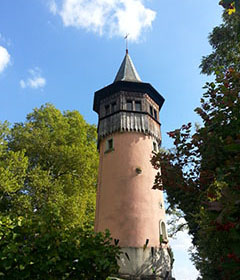
//> input picture sample-source/OPENCVBook/chapter06/image/pixel_test.jpg, 240 x 280 px
$ ./draw_histogram   (built with g++ and OpenCV 4)
//> lines starting //> are read from the running program, lines starting //| are printed output that depends on the picture; after the words box and inside, x2 and y2 are one past the last pixel; in counts of white or black regions, pixels touching at a corner belong together
#include <opencv2/opencv.hpp>

using namespace std;
using namespace cv;

void calc_histogram(const Mat &image, Mat &hist, int bins, int range_max = 256)
{
    /* 히스토 그램 계급 갯수 */
    int histSize[] = {bins};
    /* 0번 채널 화소값 범위 */
    float range[] = {0, (float)range_max};
    /* 채널 목록 - 단일 채널 */
    int channels[] = {0};
    /* 모든 채널 화소 범위 */
    const float *ranges[] = {range};
    /* 단일 채널 히스토그램 계산 */
    calcHist(&image, 1, channels, Mat(), hist, 1, histSize, ranges);
}

void draw_histogram(Mat hist, Mat &hist_img, Size size = Size(256, 200))
{
    /* 그래프 행렬 */
    hist_img = Mat(size, CV_8U, Scalar(255));
    /* 한 계급 너비 */
    float bin = (float)hist_img.cols / hist_img.rows;
    /*
     * void normalize(InputArray src, OutputArray dst, double alpha=1, double beta=0, int norm_type=NORM_L2, int dtype=-1, InputArray mask=noArray() )
     * void normalize(const SparseMat& src, SparseMat& dst, double alpha, int normType)
     * 배열의 표준 또는 값 범위를 정규화합니다.
     * src
     * 입력 배열
     * dst
     * 입력 배열과 같은 출력 배열
     * alpha
     * 범위 정규화의 경우 정규화 할 표준 값 또는 하위 범위 경계
     * beta
     * 범위 정규화의 경우 상위 범위 경계 표준 정규화에 사용되지 않는다.
     * norm_type
     * 정규화 유헝
     * dtype
     * 음수인 경우 출력 배열의 형식은 입력 배열
     * 그렇지 않다면 입력 배열과 깊이와 채널 수가 동일 합니다. = CV_MAT_DEPTH(dtype)
     * mask
     * 옵션 작업 마스크
     *
     */

    normalize(hist, hist, 0, hist_img.rows, NORM_MINMAX);

    for(int i = 0; i < hist.rows; i++)
    {
        /* 막대 사각형 시작 x 좌표 */
        float start_x = i * bin;
        /* 막대 사각형 종료 x 좌표 */
        float end_x = (i+1) * bin;
        Point2f pt1(start_x, 0);
        Point2f pt2(end_x, hist.at<uchar>(i));

        if(pt2.y > 0)
        {
            /* 막대 그래프 그리기 */
            rectangle(hist_img, pt1, pt2, Scalar(0), -1);
        }
    }
    /**
     * void flip(InputArray src, OutputArray dst, int flipCode)
     * 입력된 2차원 배열을 수직, 수평, 양축으로 뒤집는다.
     * InputArray src
     * 입력 배열
     * OutputArray dst
     * 출력 배열
     * int flipCode
     * 배열을 뒤집는 축
     * 0 x축을 기준으로 위아래를 뒤집는다.
     * 1 y축을 기준으로 좌우를 뒤집는다.
     * -1 양축(x축, y축 모두)을 기준으로 뒤집는다.
     */
    /* x 축 기준 영상 뒤집기 */
    flip(hist_img, hist_img, 0);
}

int main()
{
    Mat image = imread("../image/pixel_test.jpg", IMREAD_GRAYSCALE);
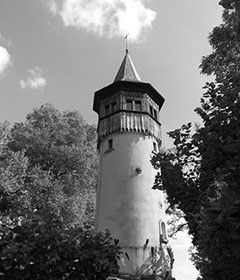
//> image: 280 rows x 240 cols, CV_8UC1; min 0, max 255, mean 115.7
    /* 예외 처리 */
    CV_Assert(!image.empty());

    Mat hist, hist_img;
    /* 히스토 그램 계산 */
    calc_histogram(image, hist, 256);
//> in calc_histogram, `calcHist(&image, 1, channels, Mat(), hist, 1, histSize, ranges);`: hist = 256 values, max 1175 at index 171, min 51 at index 1, mean 262.5
    /* 그래프 그리기 */
    draw_histogram(hist, hist_img);
//> in draw_histogram, `hist_img = Mat(size, CV_8U, Scalar(255));`: hist_img: 200 rows x 256 cols, CV_8UC1; every value is 255
//> in draw_histogram, `normalize(hist, hist, 0, hist_img.rows, NORM_MINMAX);`: hist = 256 values, max 200 at index 171, min 0 at index 1, mean 37.63
//> the loop in draw_histogram, `for(int i = 0; i < hist.rows; i++)` made 256 passes
//> pt2 on passes 1 to 3: Point(1.28, 194), Point(2.56, 227), Point(3.84, 150)
//> after the loop in draw_histogram, `for(int i = 0; i < hist.rows; i++)`:
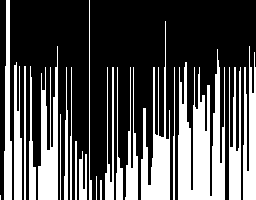
//> hist_img: 200 rows x 256 cols, CV_8UC1; 32.4% white; 22 white regions (1 under 20 px), largest, box (x1, y1, x2, y2) and area: (178, 49, 225, 200) 4376, (141, 21, 170, 200) 2081, (38, 46, 58, 200) 1801
//> in draw_histogram, `flip(hist_img, hist_img, 0);`:
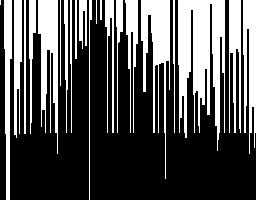
//> hist_img: 200 rows x 256 cols, CV_8UC1; 32.4% white; 22 white regions (1 under 20 px), largest, box (x1, y1, x2, y2) and area: (178, 0, 225, 151) 4376, (141, 0, 170, 179) 2081, (38, 0, 58, 154) 1801

    imshow("image", image);
    imshow("hist_img", hist_img);

    waitKey();

    return 0;
}

$ run again, with sample-source/OPENCVBook/chapter06/image/bright.jpg copied over sample-source/OPENCVBook/chapter06/image/pixel_test.jpg
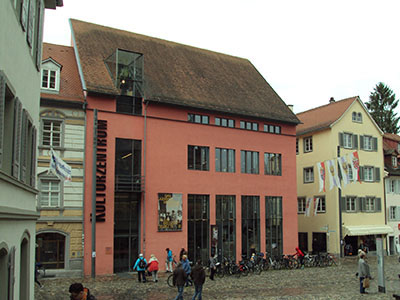
//> input picture sample-source/OPENCVBook/chapter06/image/bright.jpg, 400 x 300 px
//> in calc_histogram, `calcHist(&image, 1, channels, Mat(), hist, 1, histSize, ranges);`: hist = 256 values, max 19870 at index 255, min 5 at index 237, mean 468.8
//> in draw_histogram, `normalize(hist, hist, 0, hist_img.rows, NORM_MINMAX);`: hist = 256 values, max 200 at index 255, min 0 at index 237, mean 4.67
//> the loop in draw_histogram, `for(int i = 0; i < hist.rows; i++)` made 256 passes
//> pt2 on passes 1 to 3: Point(1.28, 163), Point(2.56, 56), Point(3.84, 157)
//> after the loop in draw_histogram, `for(int i = 0; i < hist.rows; i++)`:
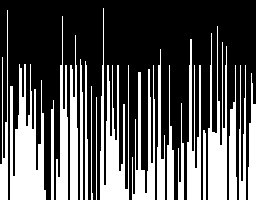
//> hist_img: 200 rows x 256 cols, CV_8UC1; 34.1% white; 20 white regions, largest, box (x1, y1, x2, y2) and area: (10, 64, 46, 200) 3035, (100, 8, 129, 200) 2284, (208, 26, 227, 200) 1857
//> in draw_histogram, `flip(hist_img, hist_img, 0);`:
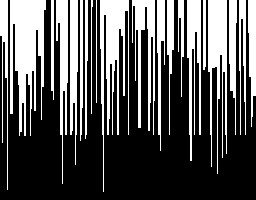
//> hist_img: 200 rows x 256 cols, CV_8UC1; 34.1% white; 20 white regions, largest, box (x1, y1, x2, y2) and area: (10, 0, 46, 136) 3035, (100, 0, 129, 192) 2284, (208, 0, 227, 174) 1857

$ run again, with sample-source/OPENCVBook/chapter06/image/color_model.jpg copied over sample-source/OPENCVBook/chapter06/image/pixel_test.jpg
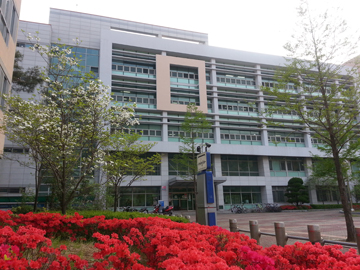
//> input picture sample-source/OPENCVBook/chapter06/image/color_model.jpg, 360 x 270 px
//> in calc_histogram, `calcHist(&image, 1, channels, Mat(), hist, 1, histSize, ranges);`: hist = 256 values, max 9524 at index 255, min 0 at index 0, mean 379.7
//> in draw_histogram, `normalize(hist, hist, 0, hist_img.rows, NORM_MINMAX);`: hist = 256 values, max 200 at index 255, min 0 at index 0, mean 7.97
//> the loop in draw_histogram, `for(int i = 0; i < hist.rows; i++)` made 256 passes
//> pt2 on passes 1 to 3: Point(1.28, 0), Point(2.56, 0), Point(3.84, 0)
//> after the loop in draw_histogram, `for(int i = 0; i < hist.rows; i++)`:
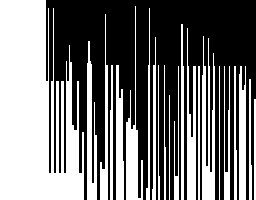
//> hist_img: 200 rows x 256 cols, CV_8UC1; 45.9% white; 22 white regions, largest, box (x1, y1, x2, y2) and area: (0, 0, 84, 200) 12613, (202, 36, 215, 200) 1348, (126, 6, 143, 200) 1142
//> in draw_histogram, `flip(hist_img, hist_img, 0);`:
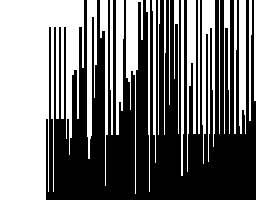
//> hist_img: 200 rows x 256 cols, CV_8UC1; 45.9% white; 22 white regions, largest, box (x1, y1, x2, y2) and area: (0, 0, 84, 200) 12613, (202, 0, 215, 164) 1348, (126, 0, 143, 194) 1142

$ run again, with sample-source/OPENCVBook/chapter06/image/color_space.jpg copied over sample-source/OPENCVBook/chapter06/image/pixel_test.jpg
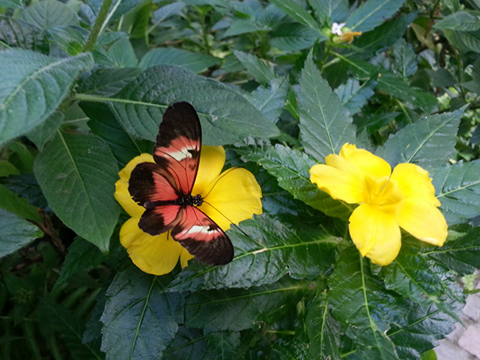
//> input picture sample-source/OPENCVBook/chapter06/image/color_space.jpg, 480 x 360 px
//> in calc_histogram, `calcHist(&image, 1, channels, Mat(), hist, 1, histSize, ranges);`: hist = 256 values, max 1519 at index 67, min 0 at index 252, mean 675
//> in draw_histogram, `normalize(hist, hist, 0, hist_img.rows, NORM_MINMAX);`: hist = 256 values, max 200 at index 67, min 0 at index 252, mean 88.87
//> the loop in draw_histogram, `for(int i = 0; i < hist.rows; i++)` made 256 passes
//> pt2 on passes 1 to 3: Point(1.28, 140), Point(2.56, 64), Point(3.84, 143)
//> after the loop in draw_histogram, `for(int i = 0; i < hist.rows; i++)`:
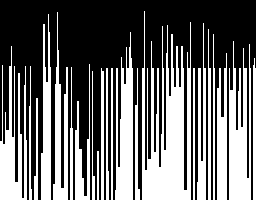
//> hist_img: 200 rows x 256 cols, CV_8UC1; 41.3% white; 22 white regions, largest, box (x1, y1, x2, y2) and area: (142, 11, 191, 200) 5253, (229, 41, 251, 200) 2424, (0, 46, 27, 200) 2098
//> in draw_histogram, `flip(hist_img, hist_img, 0);`:
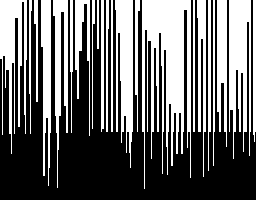
//> hist_img: 200 rows x 256 cols, CV_8UC1; 41.3% white; 22 white regions, largest, box (x1, y1, x2, y2) and area: (142, 0, 191, 189) 5253, (229, 0, 251, 159) 2424, (0, 0, 27, 154) 2098
